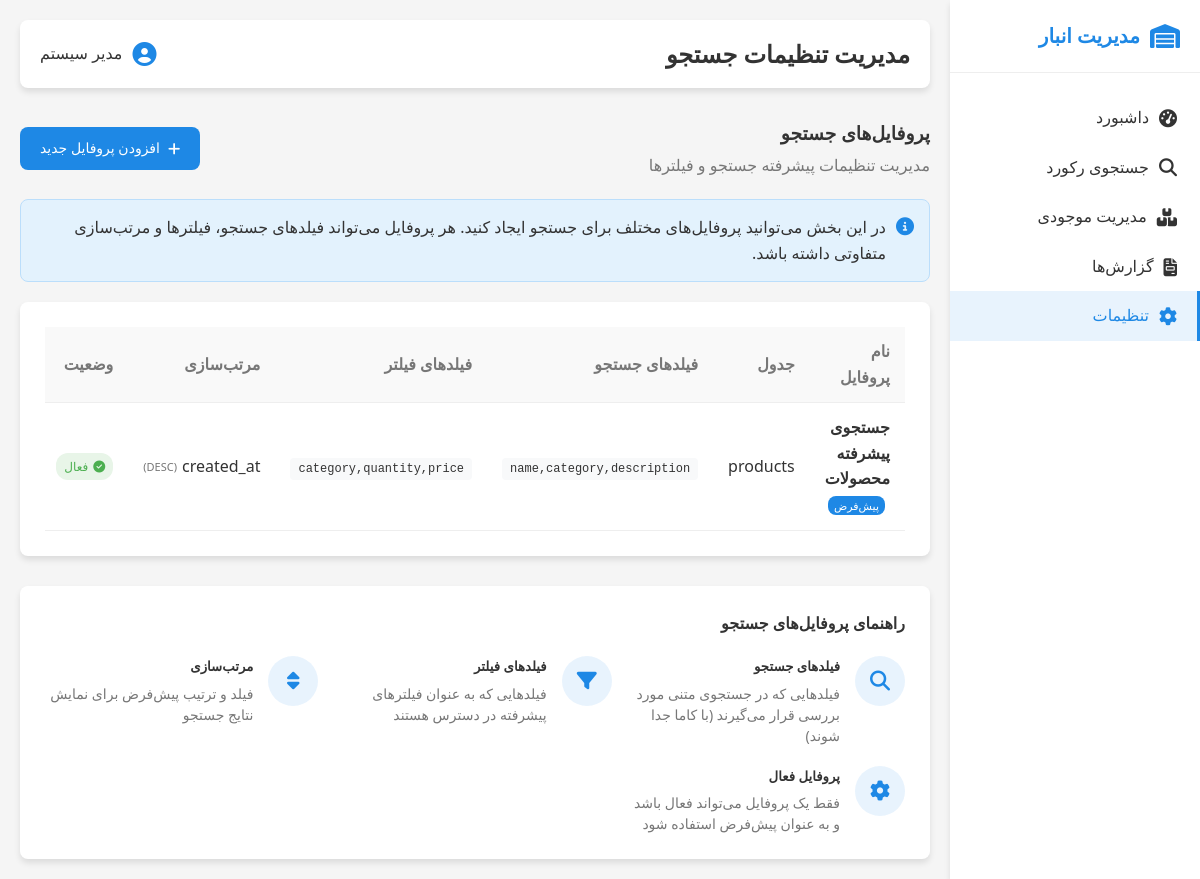
Screenshot of /settings/search with the database file from the repository.
### tables this page shows
CREATE TABLE search_settings (
                id INTEGER PRIMARY KEY AUTOINCREMENT,
                name TEXT NOT NULL,
                table_name TEXT NOT NULL,
                search_fields TEXT NOT NULL,
                filter_fields TEXT,
                sort_field TEXT,
                sort_order TEXT DEFAULT 'DESC',
                is_active INTEGER DEFAULT 1,
                created_at TIMESTAMP DEFAULT CURRENT_TIMESTAMP
            );

### routes/settings.py (the view)
@settings_bp.route('/settings/search')
def manage_search():
    settings = SearchSetting.get_all()
    return render_template('manage_search.html', search_settings=settings)

### models/database.py (called while the page is built)
def get_db_connection():
    conn = sqlite3.connect(Config.DATABASE)
    conn.row_factory = sqlite3.Row
    return conn

### models/models.py (called while the page is built)
    @staticmethod
    def get_all():
        conn = get_db_connection()
        try:
            settings = conn.execute('SELECT * FROM search_settings ORDER BY is_active DESC, name').fetchall()
            return settings
        finally:
            conn.close()

### templates/manage_search.html (shortened to what this page needs)
{% extends "base.html" %}
{% block page_title %}مدیریت تنظیمات جستجو{% endblock %}
{% block content %}
<div class="settings-header">
    <div class="header-info">
        <h3>پروفایل‌های جستجو</h3>
        <p>مدیریت تنظیمات پیشرفته جستجو و فیلترها</p>
    </div>
    <div class="settings-actions">
        <a href="{{ url_for('settings.add_search_setting') }}" class="btn btn-primary">
            <i class="fas fa-plus"></i>
            افزودن پروفایل جدید
        </a>
    </div>
</div>
<div class="info-card">
    <i class="fas fa-info-circle"></i>
    <p>در این بخش می‌توانید پروفایل‌های مختلف برای جستجو ایجاد کنید. هر پروفایل می‌تواند فیلدهای جستجو، فیلترها و مرتب‌سازی متفاوتی داشته باشد.</p>
</div>
<div class="search-profiles">
    <div class="table-container">
        <table class="data-table">
            <thead>
                <tr>
                    <th>نام پروفایل</th>
                    <th>جدول</th>
                    <th>فیلدهای جستجو</th>
                    <th>فیلدهای فیلتر</th>
                    <th>مرتب‌سازی</th>
                    <th>وضعیت</th>
                </tr>
            </thead>
            <tbody>
                {% for setting in search_settings %}
                <tr>
                    <td>
                        <strong>{{ setting.name }}</strong>
                        {% if setting.is_active %}
                        <span class="badge-primary">پیش‌فرض</span>
                        {% endif %}
                    </td>
                    <td>{{ setting.table_name }}</td>
                    <td>
                        <span class="fields-list">{{ setting.search_fields }}</span>
                    </td>
                    <td>
                        {% if setting.filter_fields %}
                        <span class="fields-list">{{ setting.filter_fields }}</span>
                        {% else %}
                        <span class="text-muted">ندارد</span>
                        {% endif %}
                    </td>
                    <td>
                        {% if setting.sort_field %}
                        <span class="sort-info">
                            {{ setting.sort_field }}
                            <small>({{ setting.sort_order }})</small>
                        </span>
                        {% else %}
                        <span class="text-muted">پیش‌فرض</span>
                        {% endif %}
                    </td>
                    <td>
                        {% if setting.is_active %}
                        <span class="status-badge status-active">
                            <i class="fas fa-check-circle"></i>
                            فعال
                        </span>
                        {% else %}
                        <span class="status-badge status-inactive">
                            <i class="fas fa-pause-circle"></i>
                            غیرفعال
                        </span>
                        {% endif %}
                    </td>
                </tr>
                {% endfor %}
            </tbody>
        </table>
    </div>
</div>
<div class="search-help">
    <h4>راهنمای پروفایل‌های جستجو</h4>
    <div class="help-grid">
        <div class="help-item">
            <div class="help-icon">
                <i class="fas fa-search"></i>
            </div>
            <div class="help-content">
                <h5>فیلدهای جستجو</h5>
                <p>فیلدهایی که در جستجوی متنی مورد بررسی قرار می‌گیرند (با کاما جدا شوند)</p>
            </div>
        </div>
        <div class="help-item">
            <div class="help-icon">
                <i class="fas fa-filter"></i>
            </div>
            <div class="help-content">
                <h5>فیلدهای فیلتر</h5>
                <p>فیلدهایی که به عنوان فیلترهای پیشرفته در دسترس هستند</p>
            </div>
        </div>
        <div class="help-item">
            <div class="help-icon">
                <i class="fas fa-sort"></i>
            </div>
            <div class="help-content">
                <h5>مرتب‌سازی</h5>
                <p>فیلد و ترتیب پیش‌فرض برای نمایش نتایج جستجو</p>
            </div>
        </div>
        <div class="help-item">
            <div class="help-icon">
                <i class="fas fa-cog"></i>
            </div>
            <div class="help-content">
                <h5>پروفایل فعال</h5>
                <p>فقط یک پروفایل می‌تواند فعال باشد و به عنوان پیش‌فرض استفاده شود</p>
            </div>
        </div>
    </div>
</div>
{% endblock %}

### templates/base.html (style rules this page uses)
:root { --primary-color: #1e88e5; --primary-dark: #1565c0; --primary-light: #64b5f6; --secondary-color: #f5f5f5; --text-color: #333; --text-light: #777; --white: #ffffff; --success: #4caf50; --warning: #ff9800; --error: #f44336; --shadow: 0 4px 6px rgba(0, 0, 0, 0.1); --border-radius: 8px; }
* { margin: 0; padding: 0; box-sizing: border-box; font-family: 'Segoe UI', Tahoma, Geneva, Verdana, sans-serif; }
body { background-color: var(--secondary-color); color: var(--text-color); line-height: 1.6; direction: rtl; }

### templates/manage_search.html (style rules this page uses)
.settings-header { display: flex; justify-content: space-between; align-items: center; margin-bottom: 20px; flex-wrap: wrap; gap: 15px; }
.header-info h3 { margin-bottom: 5px; }
.header-info p { color: var(--text-light); }
.settings-actions { display: flex; gap: 10px; }
.info-card { background-color: #e3f2fd; border: 1px solid #bbdefb; border-radius: var(--border-radius); padding: 15px; margin-bottom: 20px; display: flex; align-items: flex-start; }
.info-card i { color: var(--primary-color); margin-left: 10px; font-size: 18px; margin-top: 2px; }
.search-profiles { background-color: var(--white); padding: 25px; border-radius: var(--border-radius); box-shadow: var(--shadow); margin-bottom: 30px; }
.table-container { overflow-x: auto; }
.data-table { width: 100%; border-collapse: collapse; }
.data-table th, .data-table td { padding: 12px 15px; text-align: right; border-bottom: 1px solid #eee; }
.data-table th { background-color: #f9f9f9; font-weight: 600; color: var(--text-light); }
.fields-list { background: #f8f9fa; padding: 4px 8px; border-radius: 4px; font-family: monospace; font-size: 12px; color: var(--text-color); }
.sort-info { display: flex; align-items: center; gap: 5px; }
.sort-info small { color: var(--text-light); font-size: 11px; }
.status-badge { display: inline-flex; align-items: center; gap: 5px; padding: 4px 8px; border-radius: 12px; font-size: 12px; font-weight: 500; }
.status-active { background: #e8f5e8; color: var(--success); }
.badge-primary { background-color: var(--primary-color); color: white; padding: 2px 6px; border-radius: 8px; font-size: 11px; margin-right: 5px; }
.btn { display: inline-flex; align-items: center; padding: 10px 20px; border-radius: var(--border-radius); text-decoration: none; font-weight: 500; transition: all 0.3s; border: none; cursor: pointer; font-size: 14px; }
.btn i { margin-left: 8px; }
.btn-primary { background-color: var(--primary-color); color: var(--white); }
.search-help { background: var(--white); border-radius: var(--border-radius); box-shadow: var(--shadow); padding: 25px; }
.help-grid { display: grid; grid-template-columns: repeat(auto-fit, minmax(250px, 1fr)); gap: 20px; margin-top: 20px; }
.help-item { display: flex; align-items: flex-start; gap: 15px; }
.help-icon { width: 50px; height: 50px; background: rgba(30, 136, 229, 0.1); border-radius: 50%; display: flex; align-items: center; justify-content: center; flex-shrink: 0; }
.help-icon i { color: var(--primary-color); font-size: 20px; }
.help-content h5 { margin-bottom: 5px; color: var(--text-color); }
.help-content p { color: var(--text-light); font-size: 14px; line-height: 1.5; }

### rows the page displays
search_settings: name "جستجوی پیشرفته محصولات", is_active "پیش‌فرض", table_name "products", search_fields "name,category,description", filter_fields "category,quantity,price", sort_field "created_at", sort_order "DESC"
